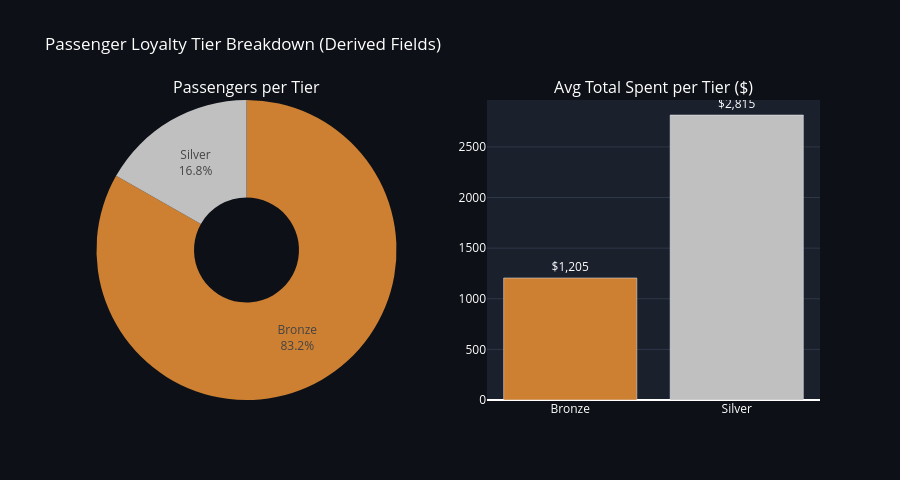

Source (notebook cell):
### Code cell
tier_colors = {
    'bronze':   '#CD7F32',
    'silver':   '#C0C0C0',
    'gold':     '#FFD700',
    'platinum': '#E5E4E2',
}

fig4 = make_subplots(
    rows=1, cols=2,
    subplot_titles=('Passengers per Tier', 'Avg Total Spent per Tier ($)'),
    specs=[[{'type': 'pie'}, {'type': 'bar'}]]
)

# Pie — passenger count per tier
fig4.add_trace(
    go.Pie(
        labels=df_tier['tier'].str.capitalize(),
        values=df_tier['count'],
        marker_colors=[tier_colors.get(t, '#A0AEC0') for t in df_tier['tier']],
        textinfo='label+percent',
        hole=0.35,
    ),
    row=1, col=1
)

# Bar — avg spend per tier
fig4.add_trace(
    go.Bar(
        x=df_tier['tier'].str.capitalize(),
        y=df_tier['avg_spent'],
        marker_color=[tier_colors.get(t, '#A0AEC0') for t in df_tier['tier']],
        text=df_tier['avg_spent'].apply(lambda x: f'${x:,.0f}'),
        textposition='outside',
        customdata=df_tier[['avg_flights', 'avg_points']].values,
        hovertemplate=(
            'Tier: %{x}<br>'
            'Avg Spent: $%{y:,.2f}<br>'
            'Avg Flights: %{customdata[0]}<br>'
            'Avg Points: %{customdata[1]}<extra></extra>'
        ),
    ),
    row=1, col=2
)

fig4.update_layout(
    title='Passenger Loyalty Tier Breakdown (Derived Fields)',
    plot_bgcolor='#1a202c',
    paper_bgcolor='#0d1117',
    font_color='white',
    height=480,
    showlegend=False,
)
fig4.update_yaxes(gridcolor='#2d3748', row=1, col=2)
fig4.show()

### Figure 1 — Plotly figure (JSON) as saved in the notebook; plotly's stock layout.template omitted (floating-point values rounded to 4 significant figures)
{"data": [{"domain": {"x": [0, 0.45], "y": [0, 1]}, "hole": 0.35, "labels": ["Bronze", "Silver"], "marker": {"colors": ["#CD7F32", "#C0C0C0"]}, "textinfo": "label+percent", "type": "pie", "values": [2913, 587]}, {"customdata": [[2.4, 356], [5.7, 849]], "hovertemplate": "Tier: %{x}<br>Avg Spent: $%{y:,.2f}<br>Avg Flights: %{customdata[0]}<br>Avg Points: %{customdata[1]}<extra></extra>", "marker": {"color": ["#CD7F32", "#C0C0C0"]}, "text": ["$1,205", "$2,815"], "textposition": "outside", "type": "bar", "x": ["Bronze", "Silver"], "xaxis": "x", "y": [1205.0, 2815.0], "yaxis": "y"}], "layout": {"annotations": [{"font": {"size": 16}, "showarrow": false, "text": "Passengers per Tier", "x": 0.225, "xanchor": "center", "xref": "paper", "y": 1, "yanchor": "bottom", "yref": "paper"}, {"font": {"size": 16}, "showarrow": false, "text": "Avg Total Spent per Tier ($)", "x": 0.775, "xanchor": "center", "xref": "paper", "y": 1, "yanchor": "bottom", "yref": "paper"}], "font": {"color": "white"}, "height": 480, "paper_bgcolor": "#0d1117", "plot_bgcolor": "#1a202c", "showlegend": false, "title": {"text": "Passenger Loyalty Tier Breakdown (Derived Fields)"}, "xaxis": {"anchor": "y", "domain": [0.55, 1]}, "yaxis": {"anchor": "x", "domain": [0, 1], "gridcolor": "#2d3748"}}}
